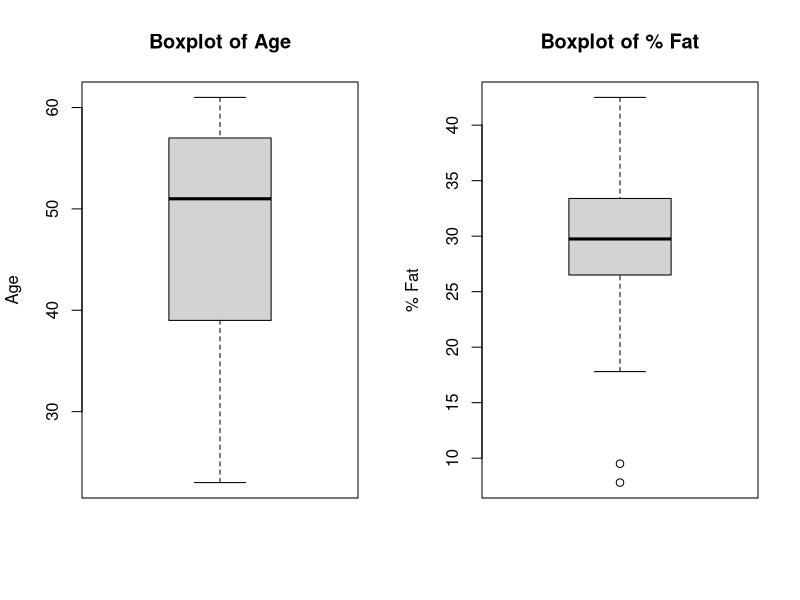
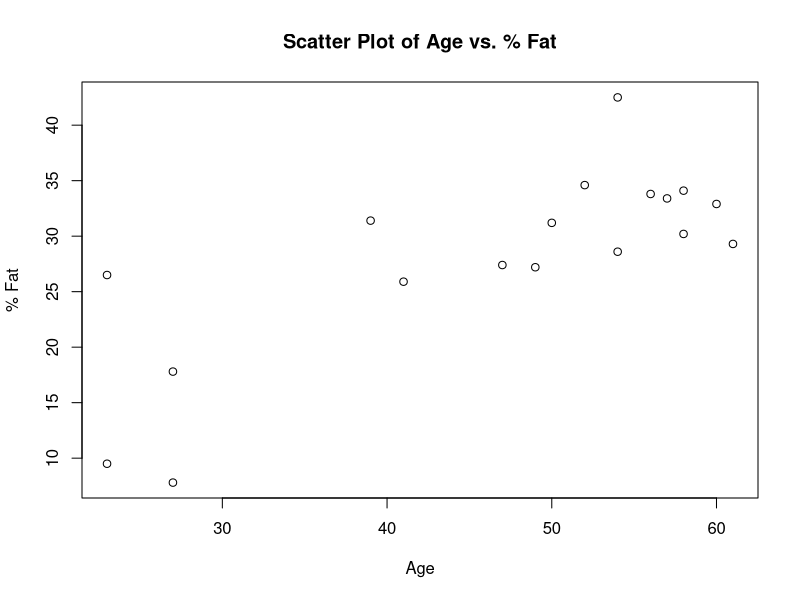
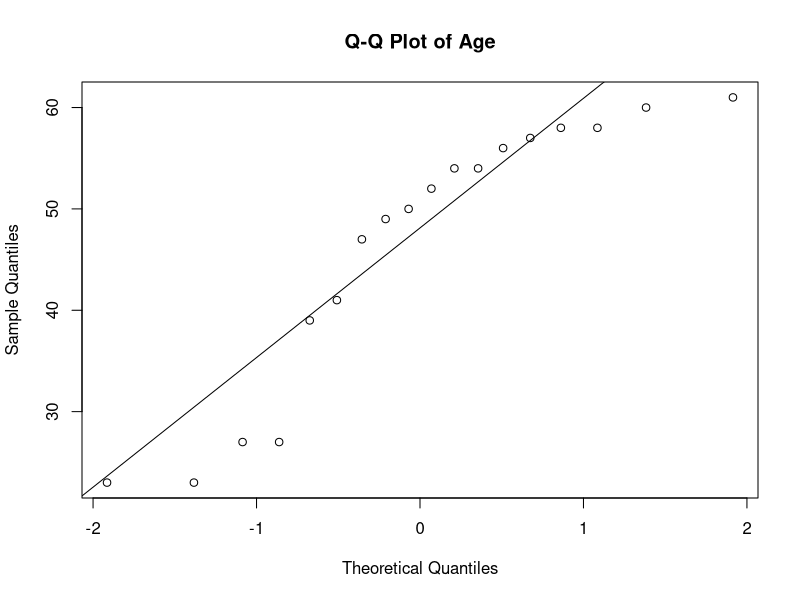
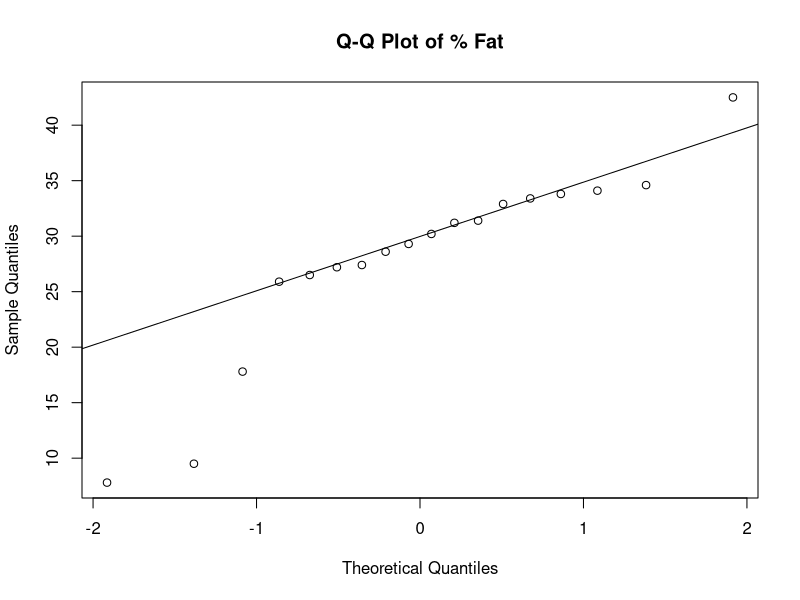

Here is the R script that generated these plots, in order:
age <- c(23, 23, 27, 27, 39, 41, 47, 49, 50, 52, 54, 54, 56, 57, 58, 58, 60, 61)
fat <- c(9.5, 26.5, 7.8, 17.8, 31.4, 25.9, 27.4, 27.2, 31.2, 34.6, 42.5, 28.6, 33.8, 33.4, 30.2, 34.1, 32.9, 29.3)
mean_age <- mean(age)
median_age <- median(age)
sd_age <- sd(age)
mean_fat <- mean(fat)
median_fat <- median(fat)
sd_fat <- sd(fat)
cat("Mean Age:", mean_age, "\n")
cat("Median Age:", median_age, "\n")
cat("Standard Deviation of Age:", sd_age, "\n\n")
cat("Mean % Fat:", mean_fat, "\n")
cat("Median % Fat:", median_fat, "\n")
cat("Standard Deviation of % Fat:", sd_fat, "\n\n")
par(mfrow = c(1, 2))
boxplot(age, main="Boxplot of Age", ylab="Age")
boxplot(fat, main="Boxplot of % Fat", ylab="% Fat")
par(mfrow = c(1, 1))
plot(age, fat, main="Scatter Plot of Age vs. % Fat", xlab="Age", ylab="% Fat")
qqnorm(age, main="Q-Q Plot of Age")
qqline(age)
qqnorm(fat, main="Q-Q Plot of % Fat")
qqline(fat)